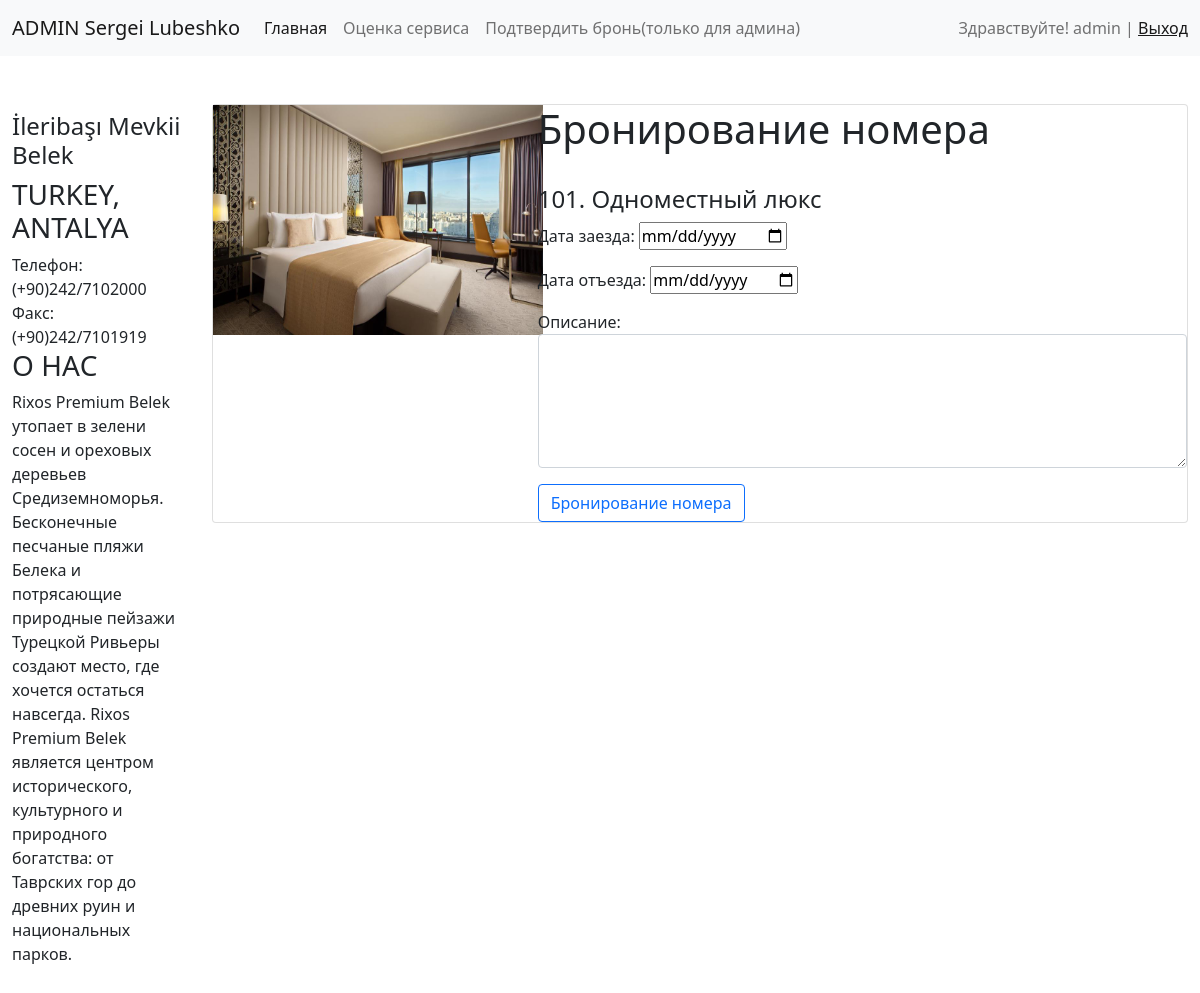
The page /room/booking/4/ (signed in) on the database its author committed.
### users/models.py (models this page shows)
class CustomUser(AbstractUser):
    pass

### hotel/models.py (models this page shows, shortened)
class Room(models.Model):
    photo = models.ImageField(verbose_name='Фото', upload_to='photos/%Y/%m/%d', blank=True)
    title = models.CharField(max_length=60, verbose_name='Название номера')
    desc = models.TextField(verbose_name='Описание номера', max_length=500, blank=True)
    size = models.PositiveSmallIntegerField(verbose_name='Площадь номера')
    smoke = models.BooleanField(default=True, verbose_name='Не курят')
    price = models.PositiveSmallIntegerField(verbose_name='Цена за сутки', default=30)
    num_people = models.IntegerField(
        default=1,
        validators=[
            MinValueValidator(1),
            MaxValueValidator(10)
        ],
        verbose_name='Кол-во спальных мест'
    )
    facilities = models.ManyToManyField("Facilities")
    number_room = models.CharField(max_length=3, verbose_name='№ комнаты', blank=True)

### hotel/views.py (the view)
# urls.py: path('room/booking/<int:room_id>/', booking, name="booking"),
@login_required()  # в конспект
def booking(request, room_id):
    room = Room.objects.get(id=room_id)
    if request.method == "POST":
        room_booking = room.booking_room.values_list("date_arrival", 'date_departure')
        date_arriv = request.POST["date_arrival"]
        date_depar = request.POST["date_departure"]
        result = check_date(room_booking, date_arriv, date_depar)
        if result == False:
            messages.error(request, "Номер в указанные даты занят")
            form = BookingForm()
        elif result == "Date":
            messages.error(request, "Не правильно указаны даты")
            form = BookingForm()
        else:
            form = BookingForm(request.POST)
            if form.is_valid():
                note = form.save(commit=False)
                note.users = request.user
                note.rooms = room
                note.save()
                messages.success(request, "Номер забронирован")
    else:
        form = BookingForm()
    context = {"form": form, "room": room}
    return render(request, template_name="hotel/booking.html", context=context)

### hotel/forms.py
class BookingForm(forms.ModelForm):
    class Meta:
        model = BokkingRoom
        fields = ['date_arrival', 'date_departure', 'desc']
        widgets = {
            'desc': forms.Textarea(attrs={'class': 'form-control', 'rows': 5}),
            'date_arrival': DateInput(format=('%Y-%m-%d')),  # Записать
            'date_departure': DateInput(format=('%Y-%m-%d')),
        }

### hotel/templates/hotel/booking.html (shortened to what this page needs)
{% extends "base.html" %}
{% block content %}
    <div class="card">
        <div class="row g-0">
            <div class="col-md-4">
                {% if room.photo %}
                    <img class="mr-3" src="{{ room.photo.url }}" width="330" height="230" alt="">
                {% else %}
                    <img class="mr-3" src="../../../images/photos/2021/05/23/def.jpg" width="400" height="250" alt="">
                {% endif %}
            </div>
            <div class="col-md-8">
                <h1> Бронирование номера</h1><br>
                <h4> {{ room.title }} </h4>
                <form action="" method="post">
                    {{ form.as_p }}
                    <button type="submit" class="btn btn-outline-primary">Бронирование номера</button>
                </form>
            </div>
        </div>
    </div>
{% endblock %}

### templates/inc/_inc.html (shortened to what this page needs)
<nav class="navbar navbar-expand-lg navbar-light bg-light">
    <div class="container-fluid">
        <a class="navbar-brand" href="http://127.0.0.1:8000/admin">ADMIN Sergei Lubeshko</a>
        <div class="collapse navbar-collapse" id="navbarText">
            <ul class="navbar-nav me-auto mb-2 mb-lg-0">
                <li class="nav-item">
                    <a class="nav-link active" aria-current="page" href={% url 'home' %}>Главная</a>
                </li>
                <li class="nav-item">
                    <a class="nav-link"href={% url 'service' %}>Оценка сервиса</a>
                </li>
                <li class="nav-item">
                    <a class="nav-link" href="{% url 'showbooking' %}">Подтвердить бронь(только для админа)</a>
                </li>
            </ul>
            <span class="navbar-text">
                {% if request.user.is_authenticated %}
                    Здравствуйте! {{ user.username }} | <a href="{% url 'logout' %}">Выход</a>
                {% else %}
                    <a href={% url "register" %}>Регистрация </a> | <a href={% url "login" %}>Авторизация</a>
                {% endif %}
      </span>
        </div>
    </div>
</nav>

### rows shown on the page
CustomUser: username "admin"
Room: photo (picture), title "101. Одноместный люкс"
